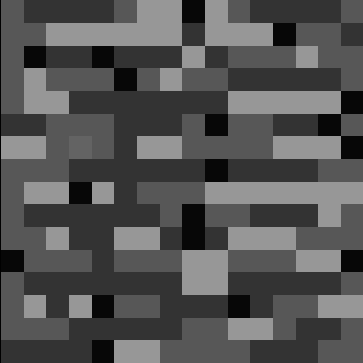
#> input picture 5DEEP/Day4-TP2/data/bedrock.png, 363 x 363 px
$ python main.py
#> lines starting #> are read from the running program, lines starting #| are printed output that depends on the picture; after the words box and inside, x2 and y2 are one past the last pixel; in counts of white or black regions, pixels touching at a corner belong together
#> in main, image is the input picture: shape (363, 363, 3); min 0, max 151, mean 83.5
from pathlib import Path
import cv2
import numpy

def show_img(img, title: str = "Image") -> None:
    cv2.imshow(title, img)
    cv2.waitKey(0)


# ### 1 - Line detection ###############################################################################################
def detect_lines(image, horizontal: bool = True, vertical: bool = True) -> None:
#> called with horizontal = True, vertical = True
    image_grayscale = cv2.cvtColor(image, cv2.COLOR_BGR2GRAY)
    image_thresh = cv2.threshold(image_grayscale, 0, 255, cv2.THRESH_BINARY_INV + cv2.THRESH_OTSU)[1]
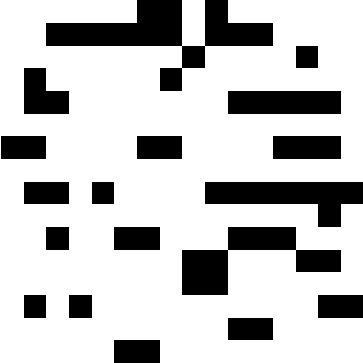
#> image_thresh: shape (363, 363); 76.2% white; 18 black regions, largest, box (x1, y1, x2, y2) and area: (46, 0, 273, 91) 7268, (182, 227, 341, 295) 4624, (205, 182, 363, 227) 4005
    image_result = image_grayscale.copy()
    image_result = cv2.cvtColor(image_result, cv2.COLOR_GRAY2RGB)

    # Detect horizontal lines
    if horizontal:
        horizontal_kernel = cv2.getStructuringElement(cv2.MORPH_RECT, (40, 1))
        detect_horizontal = cv2.morphologyEx(image_thresh, cv2.MORPH_OPEN, horizontal_kernel, iterations=2)
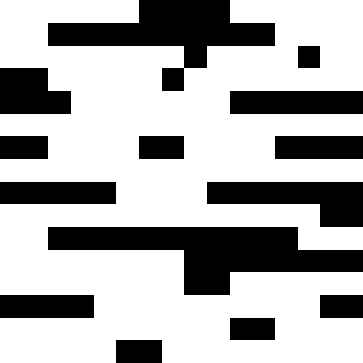
#> detect_horizontal: shape (363, 363); 68.4% white; 14 black regions

        contours = cv2.findContours(detect_horizontal, cv2.RETR_EXTERNAL, cv2.CHAIN_APPROX_SIMPLE)
#> contours = 1 contour; box (x1, y1, x2, y2) and area: (0, 0, 363, 363) 91050
        contours = contours[0] if len(contours) == 2 else contours[1]
        for c in contours:
            cv2.drawContours(image_result, [c], -1, (36, 255, 12), 2)
#> this loop made 1 pass
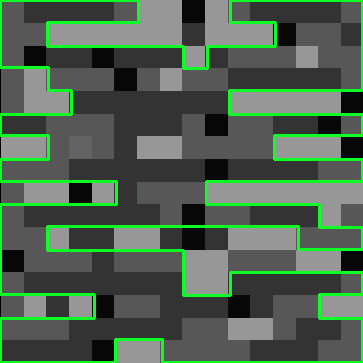
#> image_result: shape (363, 363, 3); 8.53% of pixels changed, all inside (x1, y1, x2, y2) = (0, 0, 363, 363)

    # Detect vertical lines
    if vertical:
        vertical_kernel = cv2.getStructuringElement(cv2.MORPH_RECT, (1, 10))
#> vertical_kernel = [1, 1, 1, 1, 1, 1, 1, 1, 1, 1]
        detect_vertical = cv2.morphologyEx(image_thresh, cv2.MORPH_OPEN, vertical_kernel, iterations=2)
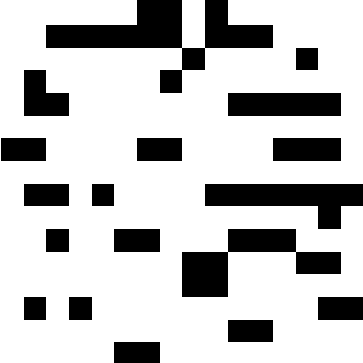
#> detect_vertical: shape (363, 363); 76.2% white; 18 black regions

        contours = cv2.findContours(detect_vertical, cv2.RETR_EXTERNAL, cv2.CHAIN_APPROX_SIMPLE)
#> contours = 1 contour; box (x1, y1, x2, y2) and area: (0, 0, 363, 363) 118174
        contours = contours[0] if len(contours) == 2 else contours[1]
        for c in contours:
            cv2.drawContours(image_result, [c], -1, (36, 12, 255), 2)
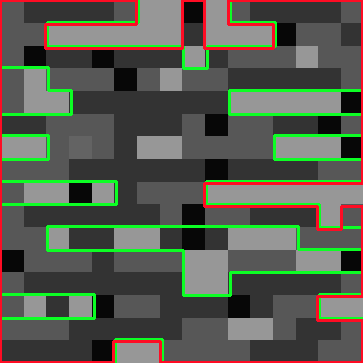
#> image_result: shape (363, 363, 3); 4.47% of pixels changed, all inside (x1, y1, x2, y2) = (0, 0, 363, 363)

    show_img(image_result, title="Line detection")


# ### 2 - Image translation ############################################################################################
def translate(image, x: int, y: int) -> None:
#> called with x = 100, y = 100
    height, width = image.shape[:2]
#> height = 363; width = 363
    translation_matrix = numpy.array([
        [ 1, 0, x ],
        [ 0, 1, y ]
    ], dtype=numpy.float32)

    image_translated = cv2.warpAffine(src=image, M=translation_matrix, dsize=(height, width))
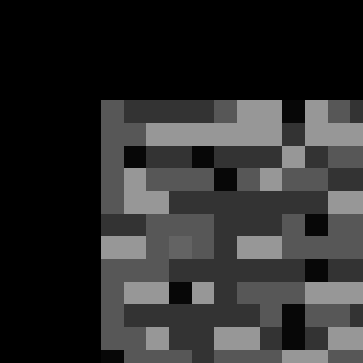
#> image_translated: shape (363, 363, 3); min 0, max 151, mean 44.5
    show_img(image_translated, title="Translation")


# ### 3 - Blur #########################################################################################################
def blur(image, k: tuple[int, int]) -> None:
#> called with k = (10, 10)
    image_blurred = cv2.blur(image, k)
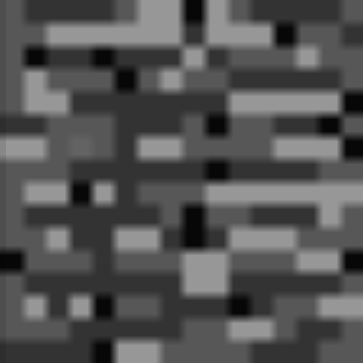
#> image_blurred: shape (363, 363, 3); min 6, max 151, mean 83.6
    show_img(image_blurred, title="Blur")


# ### 4 - Gaussian blur ################################################################################################
def gaussian_blur(image, k: tuple[int, int]) -> None:
#> called with k = (15, 15)
    image_blurred = cv2.GaussianBlur(image, k, 0)
    show_img(image_blurred, title="Gaussian blur")


# ### Main #############################################################################################################
def main():
    # Load the image
    image = cv2.imread(str((Path(__file__).resolve().parent / "data" / "bedrock.png")))

    # 1. Lines detection
    detect_lines(image=image)

    # 2. Image translation
    translate(image=image, x=100, y=100)

    # 3 - Blur
    blur(image=image, k=(10, 10))

    # 4 - Gaussian blur
    gaussian_blur(image=image, k=(15, 15))


if __name__ == '__main__':
    main()
